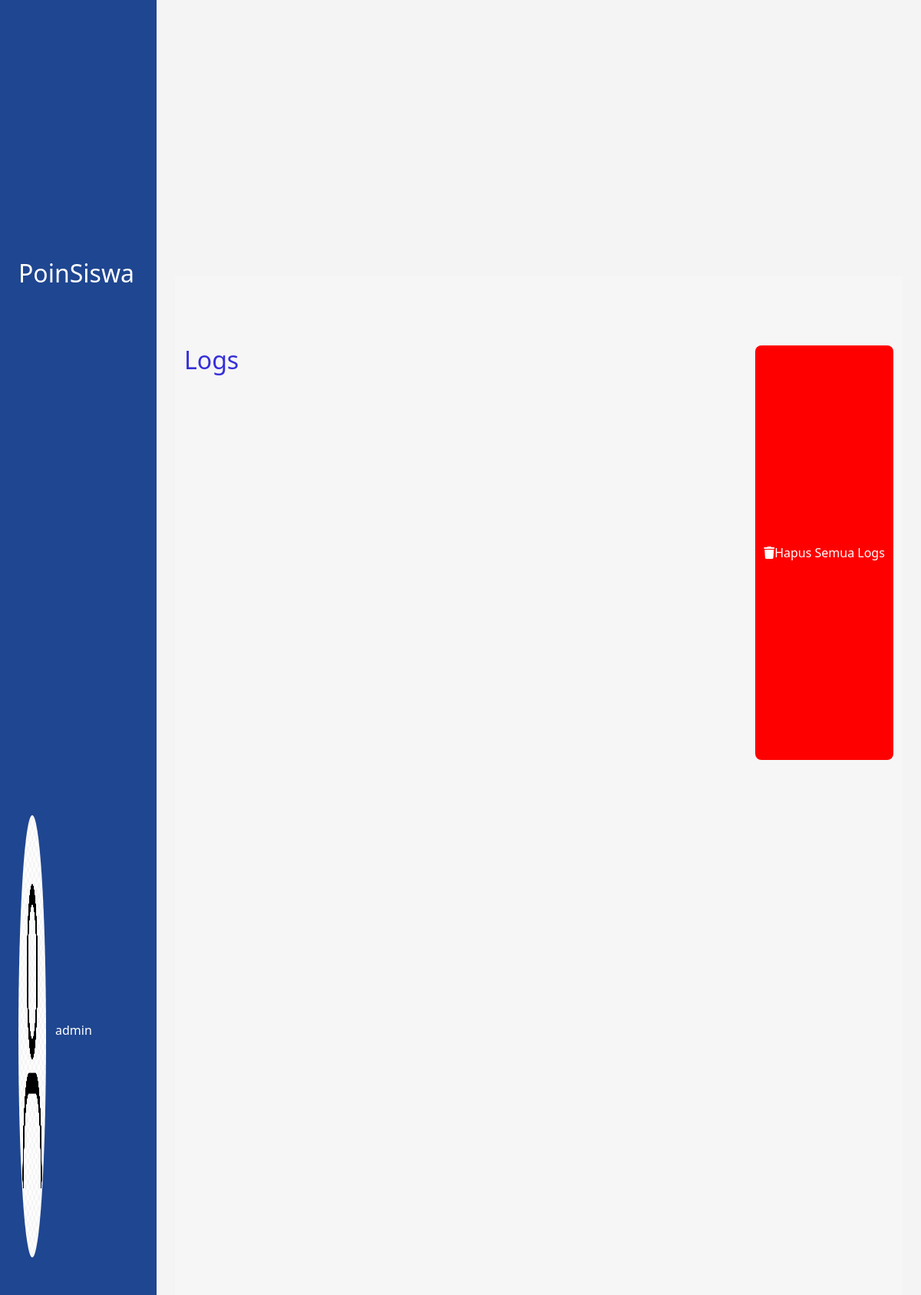
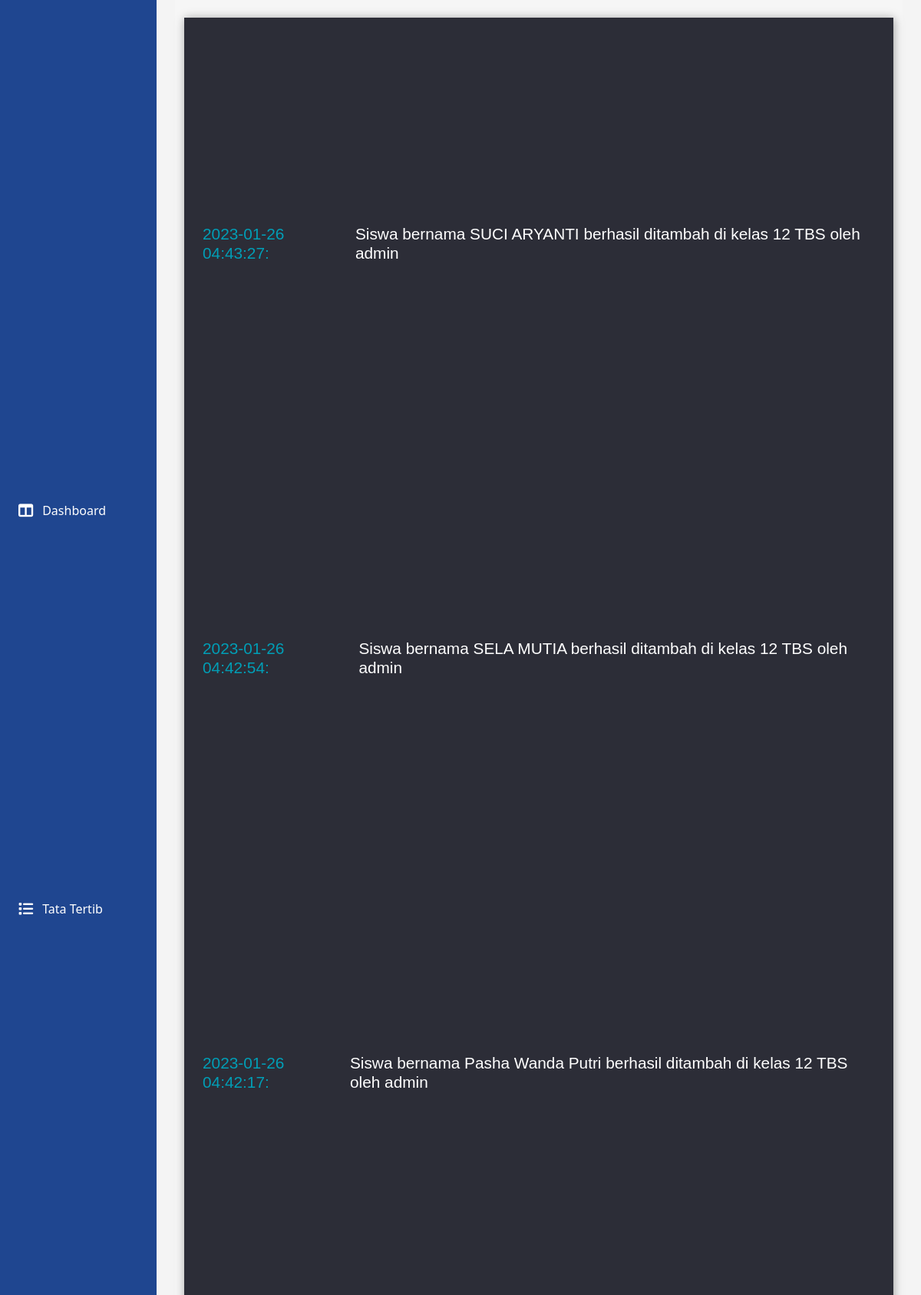
/view/logs.php (signed in, upper part), run on the app's committed database (2 pictures, top to bottom).
### tables this page shows
CREATE TABLE `logs` (
  `c_log` int(12) NOT NULL,
  `datalog` varchar(255) NOT NULL,
  `date` varchar(255) NOT NULL
);

### function/readlogs.php (called while the page is built)
<?php
require "config.php";
$sql = "SELECT * FROM logs ORDER BY date DESC";
$result = mysqli_query($conn, $sql);
?>

### view/logs.php (the view, shortened to what this page needs)
<?php
require "../function/config.php";
require "../function/readlogs.php";
?>
<html lang="en">
<head>
    <link rel="stylesheet" href="../css/sidebar.css">
    <link rel="stylesheet" href="../css/logs.css">
    <link rel="stylesheet" href="../css/responsive.css">
     <link rel="stylesheet" href="https://cdnjs.cloudflare.com/ajax/libs/twitter-bootstrap/5.2.0/css/bootstrap.min.css">
    <link rel="stylesheet" href="https://cdnjs.cloudflare.com/ajax/libs/font-awesome/6.2.1/css/all.min.css">
    <link rel="stylesheet" href="https://cdn.datatables.net/1.13.1/css/dataTables.bootstrap5.min.css">
</head>
<body>
     <nav>
        <div class="logo">
            <div class="text-logo">
                <h2>PoinSiswa</h2>
            </div>
        </div>
        <div class="logout-container">
        </div>
    </nav>
    <main>
          <div class="sidebar" id='sidebar'>
            <ul>
                <li>
                    <div class="account">
                        <div class="imgcontainer">
                            <img src="../asset/guest1.png" alt="">
                        </div>
                        <p> <?php
                                 echo $_SESSION["nama_akun"];
                                ?></p>
                    </div>
                </li>
                <li>
                    <a href="dashboard.php" class="item-sidebar">
                        <i class="fa-solid fa-table-columns"></i>
                        Dashboard
                    </a>
                </li>
                <li>
                    <a href="tatatertib.php" class='item-sidebar '>
                        <i class="fa-solid fa-list"></i>
                        Tata Tertib
                    </a>
                </li>
                <li>
                    <a href="pelanggaran.php" class="item-sidebar">
                    </a>
                </li>
            </ul>
        </div>
        <div class="main-content">
            <div class="box-container">
                <div class="title">
                    <div class="main-title">
                        <h2>Logs</h2>
                    </div>
                    <div class="button-container">
                        <a href="../function/deletealllogs.php" onclick="return confirm('Apakah anda yakin ingin menghapus semua logs ini?')">
                            <button>
                                <i class="fa fa-trash"></i>
                                <p>Hapus Semua Logs</p>
                            </button>
                        </a>
                    </div>
                </div>
                <div class="main-wrapper">
                    <?php while ($d = mysqli_fetch_assoc($result)) { ?>
                    <div class="log-content">
                        <h2 class='date-content'><?php echo $d['date']; ?>:  </h2>
                        <h2><?php echo $d['datalog']; ?></h2>
                    </div>
                    <?php } ?>
                </div>
            </div>
        </div>
    </main>
</body>
</html>

### css/sidebar.css (style rules this page uses)
* { padding: 0; margin: 0; box-sizing: border-box; }
:root { --navcolor:#59b8ba; --primarycolor:#dfe6ee; }
li { list-style: none; }
a { text-decoration: none; color: white; display: flex; }
body { font-family: sans-serif; background-color: #f4f4f4 !important; overflow-x: hidden; transition: all .4s; }
nav { width: 17vw; height: 8vh; background-color:#1F4690; z-index:10; position: fixed; display: flex; flex-direction: row; }
nav .logo { width: 16vw; height: 100%; display: flex; align-items: center; color:white }
nav .logo h2 { font-size:2rem }
main { width: 100%; height: 100vh; }
.sidebar { width: 17vw; height: 100%; background-color:#1F4690; position: fixed; z-index:9; top:8vh; display: flex; padding:2vh 1vw; }
.sidebar ul { padding:0 }
.item-sidebar { width: 100%; height: 100%; transition: .4s; display: flex; align-items: center; cursor: pointer; padding:1.5vh 1vw }
.sidebar li { border-radius: 12px; display: flex; align-items: center; margin-bottom: 2.5vh; }
.sidebar li i { color:white ; font-size: 1.2rem; margin-right: 1vw; }
.sidebar li h2,.sidebar li p { color:white; font-size:1rem }
.sidebar li a { text-decoration: none; color: white; display: flex; align-items: center; }
.imgcontainer { width: 3vw; height: 80%; margin-right: 1vw; }
.imgcontainer img { width: 100%; height: 100%; border-radius: 50%; }
.text-logo { width: 10vw; height: 100%; display: flex; align-items: center; padding:2vh 1vw; position: relative; left:1vw }
.account { width: 100%; height: 10vh; padding:1vh 1vw; display: flex; flex-direction: row; align-items: center; margin-bottom:2vh }
.main-content { width: 83%; height: 150vh; left:17vw; position: relative; padding:3vh 2vw; top:1vh; }
.logout-container { width: 10vw; height: 100%; display: flex; align-items: center; }

### css/logs.css (style rules this page uses)
* { padding: 0; margin: 0; box-sizing: border-box; }
:root { --navcolor:#59b8ba; --primarycolor:#dfe6ee; }
li { list-style: none; }
a { text-decoration: none; color: white; display: flex; }
body { font-family: sans-serif; background-color: #f4f4f4 !important; overflow-x: hidden; }
.box-container { width:100%; height:100vh; background-color:#f6f6f6; padding:1vh 1vw }
.title { width: 100%; height: 10vh; display: flex; flex-direction: row; justify-content: space-between; margin-bottom:4vh; color:#362FD9; }
.main-title { width: 12vw; height: 100%; }
.button-container { width: 15vw; height: 100%; display: flex; justify-content: center; align-items: center; }
.button-container a { text-decoration: none; width: 100%; height: 100%; }
.button-container button { width: 15vw; height: 60%; display: flex; flex-direction: row; position: relative; justify-content: center; align-items: center; background-color: #ff0000; color:white; border:none; border-radius: 8px; }
.button-container button p { margin-bottom: 0; }
.main-wrapper { width: 100%; height: 80%; background-color:#2c2d37; box-shadow: 1px 1px 12px #0000005b; overflow-y: scroll; padding:1vh 1vw; }
.log-content { width: 100%; min-height: 6vh; max-height: 12vh; display: flex; flex-direction: row; padding:2vh 1vw; }
.log-content h2 { font-size:1.3rem; color:#ffffff; font-family: 'Gill Sans', 'Gill Sans MT', Calibri, 'Trebuchet MS', sans-serif }
.date-content { color:#019eb6 !important; margin-right:1vw }

### data on the page
logs: date "2023-01-26 04:43:27", datalog "Siswa bernama SUCI ARYANTI berhasil ditambah di kelas 12 TBS oleh admin"
logs: date "2023-01-26 04:42:54", datalog "Siswa bernama SELA MUTIA berhasil ditambah di kelas 12 TBS oleh admin"
logs: date "2023-01-26 04:42:17", datalog "Siswa bernama Pasha Wanda Putri berhasil ditambah di kelas 12 TBS oleh admin"

### other printed values
$_SESSION["nama_akun"] "admin"
